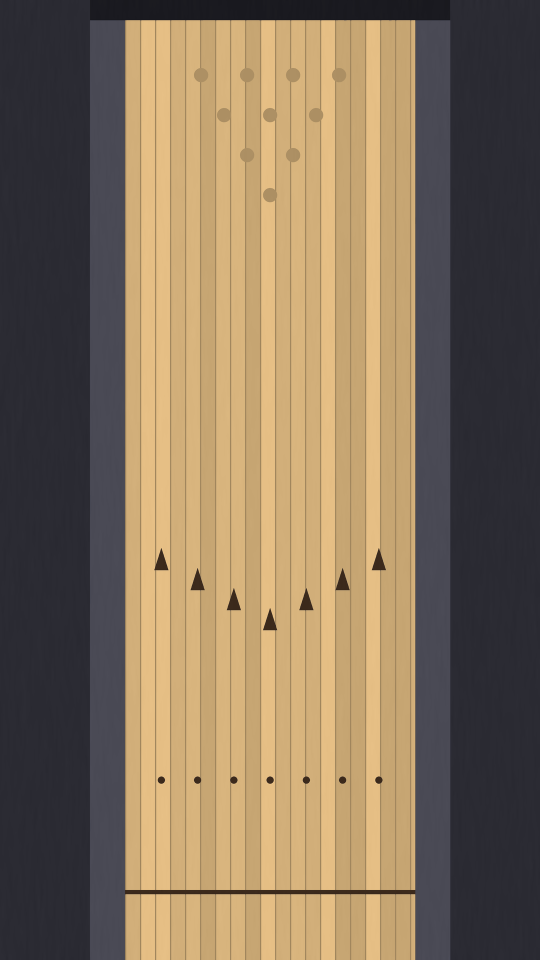
#> input picture assets/minigames/bowling.png, 1080 x 1920 px, given in place of guggenheim_s214.png, which was not available (shown at 1/2 size)
$ python post_fix2.py ../../assets/minigames ../../assets/minigames/doubledutch.png
#> lines starting #> are read from the running program, lines starting #| are printed output that depends on the picture; after the words box and inside, x2 and y2 are one past the last pixel; in counts of white or black regions, pixels touching at a corner belong together
import sys, os, numpy as np
from PIL import Image
S, OUT = sys.argv[1], sys.argv[2]
def q(im, path):
    os.makedirs(os.path.dirname(path), exist_ok=True)
    im.quantize(256, method=Image.Quantize.MEDIANCUT).save(path, optimize=True)
def pc(src, dst, fix=None):
    im = Image.open(src).convert("RGB")
#> im is the input picture: PIL image 1080x1920 RGB; mean R, G, B 132.6, 114.3, 90.8
    if fix: im = fix(im)
    w, h = im.size; l, t = (w - 1080) // 2, (h - 1350) // 2
#> after `w, h = im.size`: w = 1080; h = 1920
#> after `l, t = ((w - 1080) // 2, (h - 1350) // 2)`: l = 0; t = 285
    q(im.crop((l, t, l + 1080, t + 1350)), dst)
#> in q, `im.quantize(256, method=Image.Quantize.MEDIANCUT).save(path, optimize=..`:
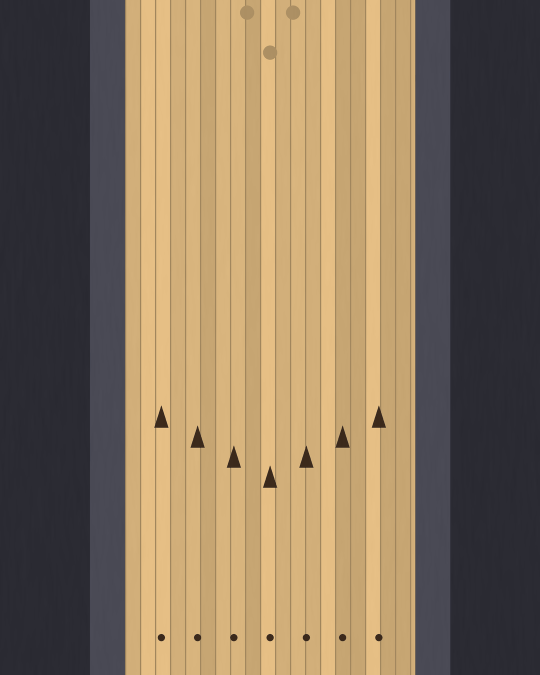
#> saved as guggenheim.png: PIL image 1080x1350 P (shown at 1/2 size); mean R, G, B 135, 116.3, 92.1
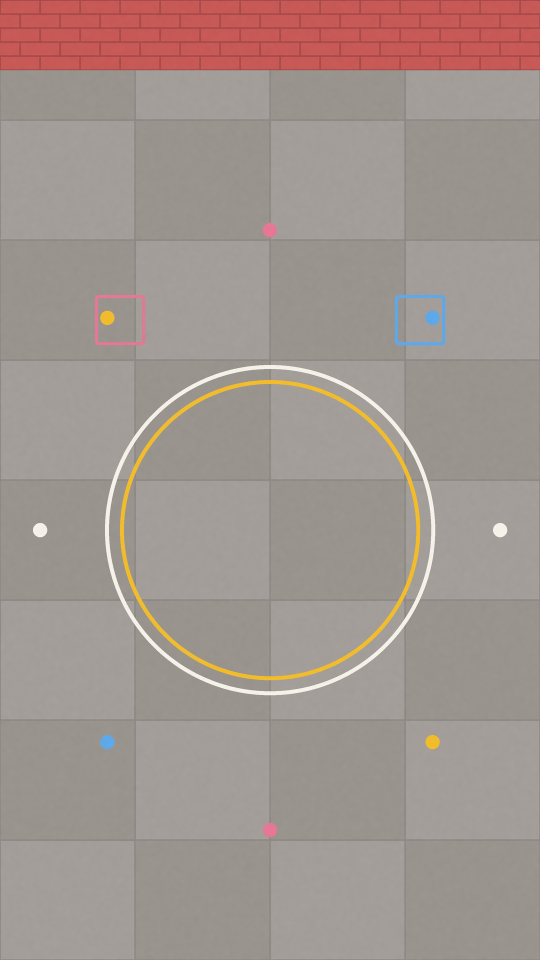
#> input picture assets/minigames/doubledutch.png, 1080 x 1920 px, given in place of msg_s211.png, which was not available (shown at 1/2 size)
#> in pc, im is the input picture: PIL image 1080x1920 RGB; mean R, G, B 162, 148.3, 143
#> in q (call 2), `im.quantize(256, method=Image.Quantize.MEDIANCUT).save(path, optimize=..`:
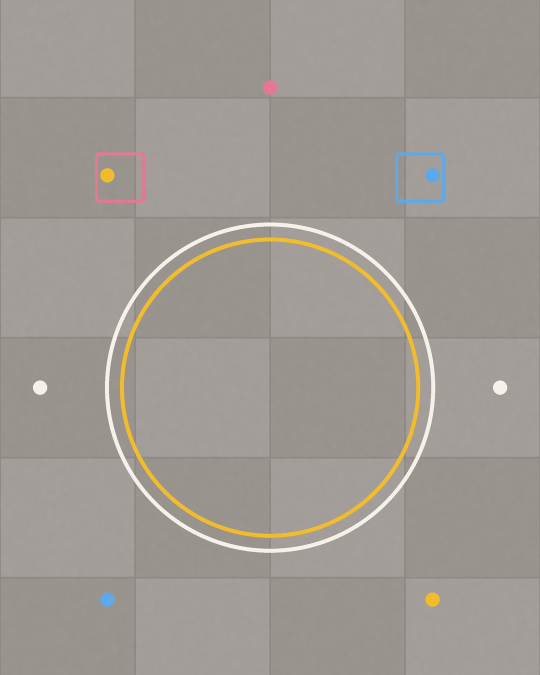
#> saved as msg.png: PIL image 1080x1350 P (shown at 1/2 size); mean R, G, B 160, 153.6, 147.7
def syn_fix(im):
    a = np.asarray(im).copy()
    paper = np.median(a[1335:1355, 20:600].reshape(-1, 3), axis=0).astype(np.uint8)
#> paper = [163, 157, 152]
    a[1300:, 650:] = paper   # nápis v okraji papíru vpravo dole
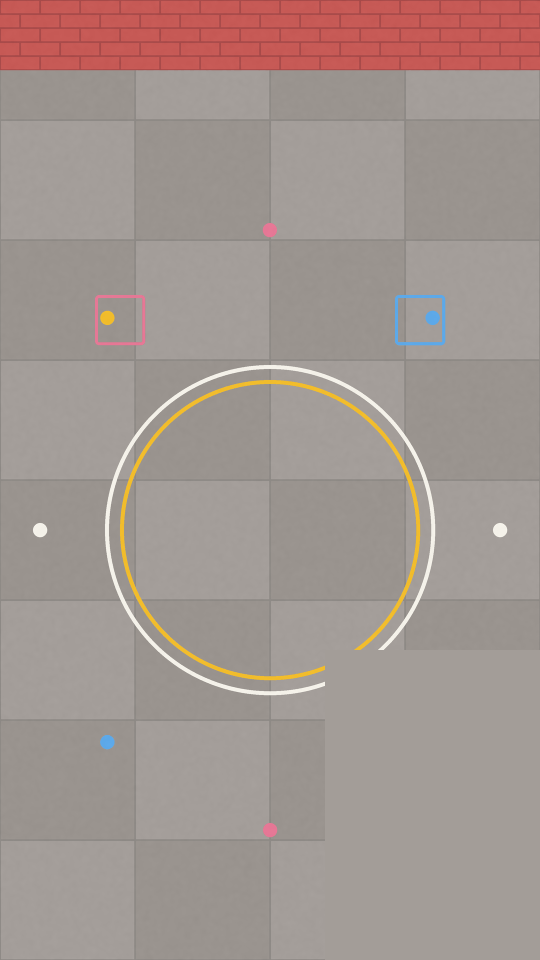
#> a: shape (1920, 1080, 3) (shown at 1/2 size); 12.86% of pixels changed, all inside (x1, y1, x2, y2) = (650, 1300, 1080, 1920)
    return Image.fromarray(a)
F = f"{S}/fix2/postcards"
pc(f"{F}/nyc/guggenheim_s214.png", f"{OUT}/postcards/nyc/guggenheim.png")
pc(f"{F}/nyc/msg_s211.png", f"{OUT}/postcards/nyc/msg.png")
pc(f"{F}/prague/old_new_synagogue_s214.png", f"{OUT}/postcards/prague/old_new_synagogue.png", syn_fix)
#> in q (call 3), `im.quantize(256, method=Image.Quantize.MEDIANCUT).save(path, optimize=..`:
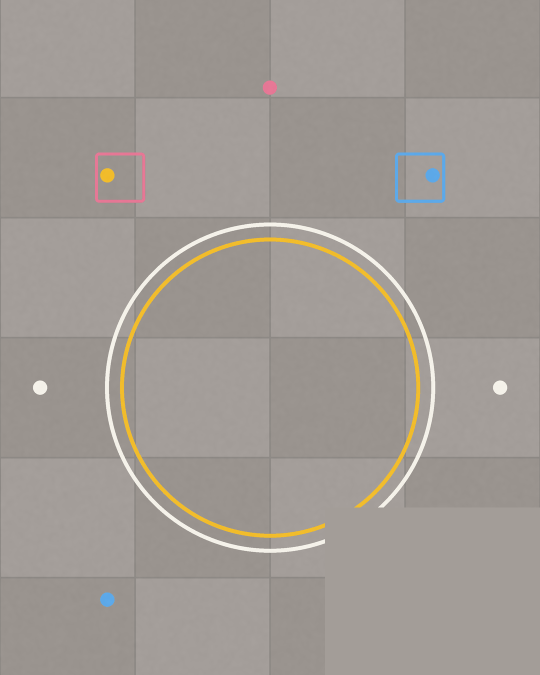
#> saved as old_new_synagogue.png: PIL image 1080x1350 P (shown at 1/2 size); mean R, G, B 160.3, 153.9, 148.2
def seamless(path, out, crop):
#> (the run stopped early here; a loop or call above may not have finished)
